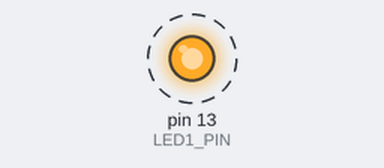
The sketch below on a simulated Arduino Uno, built with avr-gcc and run on an emulated ATmega328P. On the bench: output pins drawn as LEDs (lit = HIGH). Dashed ring = blinking. What the sketch prints to the serial monitor is not drawn.

Above: at 0.5 s.
Timing chart, 0 to 4.6 s (numbered marks = the images above):
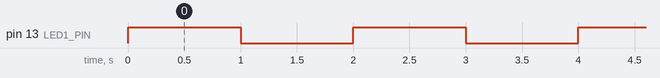

Measured:
- by itself, pin 13 (LED1_PIN): alternates HIGH for 1.0 s and LOW for 1.0 s

The sketch:

led_blink.ino
```cpp
#define LED1_PIN 13

void setup(void){
  Serial.begin(9600);
  pinMode(LED1_PIN, OUTPUT);
  digitalWrite(LED1_PIN, LOW);
  Serial.println("Lancement de l'application");
  //lcd.begin(16, 2);
}

void loop(void){
  digitalWrite(LED1_PIN, HIGH);
  Serial.println("JOUR!");
  delay(1000);
  digitalWrite(LED1_PIN, LOW);
  Serial.println("Nuit.");
  delay(1000);
}
```
